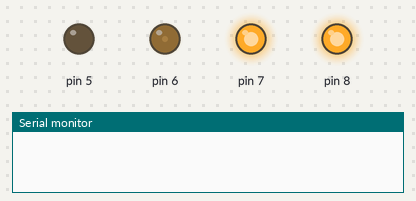
Recording of a sketch running on a simulated Arduino Uno, built with avr-gcc and run on an emulated ATmega328P. On the bench: output pins drawn as LEDs (lit = HIGH), the last lines printed to the serial monitor.

Above: at 0.1 s.
At 38.1 s:
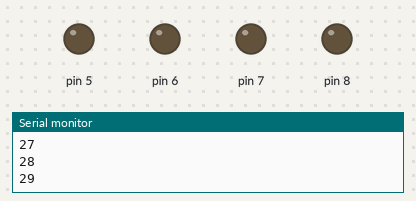
Timing chart, 0 to 40.0 s (numbered marks = the images above):
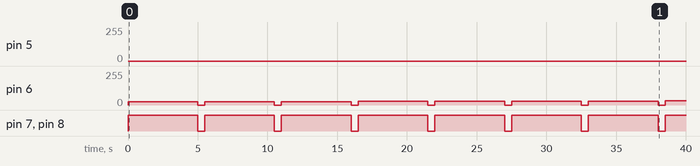

The sketch:

BTS7960_endurance_test.ino
```cpp
#include "BTS7960.h"

BTS7960 pan(7, 8, 5, 6);

void setup() {
  // put your setup code here, to run once:
  Serial.begin(9600);
  pan.attach();
}

void loop() {
  // put your main code here, to run repeatedly:
  /*
    pan.move(DIR_CW, 35);
    delay(5000);
  */

  for (int i = 24; i <= 40; i++)
  {
    pan.move(DIR_CW, i);
    delay(5000);
    pan.move(0, 0);
    delay(500);
    Serial.println(i);
  }

  pan.move(0, 0);
  delay(2500);

  /*
    pan.move(DIR_CCW, 55);
    delay(5000);
  */

  for (int i = 20; i <= 40; i++)
  {
    pan.move(DIR_CCW, i);
    delay(2500);
    Serial.println(i);
  }

  pan.move(0, 0);
  delay(2500);
}
```

BTS7960.cpp
```cpp
//BTS7960 Motor Driver
//ramhdi 06/08/2018

#include "BTS7960.h"

BTS7960::BTS7960(int len, int ren, int lpwm, int rpwm): _pin_len(len), _pin_ren(ren), _pin_lpwm(lpwm), _pin_rpwm(rpwm)
{
  // constructor
  //assign pin values to class members
}

BTS7960::~BTS7960() {} // destructor

void BTS7960::attach()
{
  //activate pins
  pinMode(_pin_len, OUTPUT);
  pinMode(_pin_ren, OUTPUT);
  pinMode(_pin_lpwm, OUTPUT);
  pinMode(_pin_rpwm, OUTPUT);

  //engage motor driver len and ren
  digitalWrite(_pin_len, HIGH);
  digitalWrite(_pin_ren, HIGH);
}

void BTS7960::move(int dir, int pwm)
{
  //dir == 0 then stop motor
  if (dir == 0)
  {
    digitalWrite(_pin_len, LOW);
    digitalWrite(_pin_ren, LOW);
    digitalWrite(_pin_lpwm, LOW);
    digitalWrite(_pin_rpwm, LOW);
  }

  //dir == 1 then rotate CW
  else if (dir == 1)
  {
    digitalWrite(_pin_len, HIGH);
    digitalWrite(_pin_ren, HIGH);
    analogWrite(_pin_lpwm, 0);
    analogWrite(_pin_rpwm, pwm);
  }

  //dir == 2 then rotate CCW
  else if (dir == 2)
  {
    digitalWrite(_pin_len, HIGH);
    digitalWrite(_pin_ren, HIGH);
    analogWrite(_pin_lpwm, pwm);
    analogWrite(_pin_rpwm, 0);
  }
}
```

BTS7960.h
```cpp
//BTS7960 Motor Driver
//ramhdi 06/08/2018

#include <arduino.h>

#ifndef _BTS7960_
#define _BTS7960_

#define DIR_STOP 0
#define DIR_CW 1
#define DIR_CCW 2

class BTS7960
{
    int _pin_len, _pin_ren, _pin_lpwm, _pin_rpwm;

  public:
    BTS7960(int, int, int, int);
    ~BTS7960();

    void attach(); //attach()
    void move(int, int); //move(int dir, int pwm)
};

#endif
```

Measured:
- by itself, pin 6: ramps from 0/255 to 31/255 and jumps back, once every 5.5 s
- by itself, pin 7, pin 8: alternates HIGH for 5.0 s and LOW for 0.50 s
